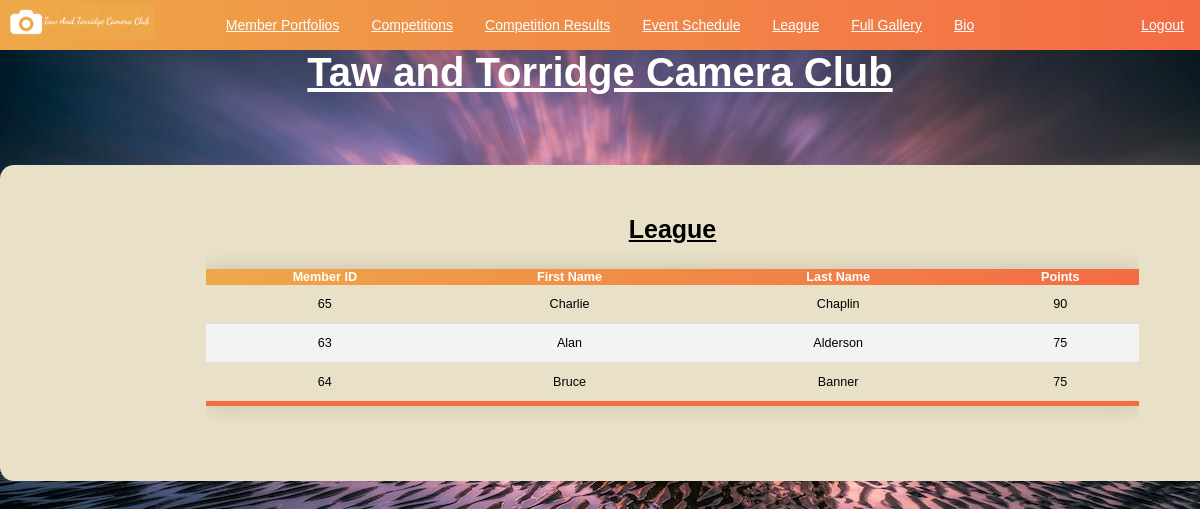
/league.php (signed in), run on the app's committed database.
### tables this page shows
CREATE TABLE `tbl_members` (
  `fld_member_id` int(10) NOT NULL,
  `fld_first_name` varchar(30) NOT NULL,
  `fld_last_name` varchar(50) NOT NULL,
  `fld_phone_number` varchar(11) NOT NULL,
  `fld_address` varchar(250) NOT NULL,
  `fld_email` varchar(100) NOT NULL,
  `fld_password` varchar(250) NOT NULL,
  `fld_rank` varchar(20) NOT NULL
);

### league.php (the view, shortened to what this page needs)
<?php
    require_once 'config/conn.php';
    require_once 'functions.php';
?>
<!DOCTYPE html>
<html lang="en">
    <head>
        <link href="css/new_style.css" rel="stylesheet">
    </head>
    <body>
        <h1>Taw and Torridge Camera Club</h1>
        <div class="main">
            <div class="wrapper">
                <h3>League</h3>
                <table class="styled-table">
                    <thead>
                        <tr>
                            <th>Member ID</th>
                            <th>First Name</th>
                            <th>Last Name</th>
                            <th>Points</th>
                        </tr>
                    </thead>
                    <tBody>
                        <?php
                            $sql = "SELECT tbl_members.fld_member_id , `fld_first_name`, `fld_last_name` , tbl_images.fld_image_points , SUM(fld_image_points)
                            FROM `taw_and_torridge_cam_club_db`.`tbl_members` , `tbl_images`
                            WHERE tbl_members.fld_member_id = tbl_images.fld_member_id
                            GROUP BY fld_member_id
                            ORDER BY SUM(fld_image_points) DESC";
                            $result = mysqli_query($conn, $sql);
                            if ($result && mysqli_num_rows($result) > 0)
                            {
                                while ($row = mysqli_fetch_assoc($result))
                                {
                                    echo "<tr>
                                            <td>" . $row["fld_member_id"] . "</td>
                                            <td>" . $row["fld_first_name"] . "</td>
                                            <td>" . $row["fld_last_name"] . "</td>
                                            <td>" . $row["SUM(fld_image_points)"] . "</td>
                                        </tr>";
                                }
                            }
                        ?>
                    </tbody>
                </table>
            </div>
        </div>
    </body>
</html>

### css/new_style.css (style rules this page uses)
* { font-family: Arial, Helvetica, sans-serif; box-sizing: border-box; margin: 0; overflow: scroll; }
body { font-family: Arial, Helvetica, sans-serif; font-size: 14px; color: rgb(0, 0, 0); background-image: url("sand.png"); background-color: #f0f0f2; width: 100%; height: 100%; background-size: cover; content: ""; position: fixed; left: 0; right: 0; top: 0; bottom: 0; z-index: -1; display: block; }
div.main { width: 1345px; height: auto; margin: 5em auto; padding: 50px; background-color: #E8E1C7; border-radius: 1em; }
.wrapper { width: 75%; height: auto; margin: 0 auto; text-align:center; }
h1 { font-size:40px; font-weight:bold; Text-decoration: underline; text-align: center; color: white; font-family:Arial, Helvetica, sans-serif; }
h3 { font-size:25px; font-weight:bold; Text-decoration: underline; text-align: center; color:rgb(0, 0, 0); font-family:Arial, Helvetica, sans-serif; }
.styled-table { border-collapse: collapse; margin: 25px 0; font-size: 0.9em; font-family: sans-serif; text-align: center; min-width: 400px; box-shadow: 0 0 20px rgba(0, 0, 0, 0.15); width: 100%; }
.styled-table thead tr { background: linear-gradient(to left, #f46b45, #eea849); color: #ffffff; text-align: center; }
styled-table th, .styled-table td { padding: 12px 15px; }
.styled-table tbody tr { border-bottom: 1px solid #dddddd; }
.styled-table tbody tr:nth-of-type(even) { background-color: #f3f3f3; }
.styled-table tbody tr:last-of-type { border-bottom: 5px solid #f46b45; }

### data on the page
tbl_members: fld_member_id "65", fld_first_name "Charlie", fld_last_name "Chaplin", SUM "90"
tbl_members: fld_member_id "63", fld_first_name "Alan", fld_last_name "Alderson", SUM "75"
tbl_members: fld_member_id "64", fld_first_name "Bruce", fld_last_name "Banner", SUM "75"
